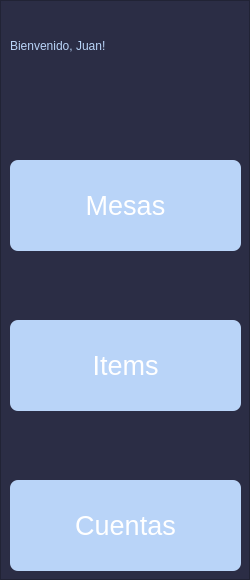
     <widget class="QFrame" name="fr_menu">
      <property name="minimumSize">
       <size>
        <width>250</width>
        <height>0</height>
       </size>
      </property>
      <property name="maximumSize">
       <size>
        <width>250</width>
        <height>16777215</height>
       </size>
      </property>
      <property name="styleSheet">
       <string notr="true">background-color: rgb(43, 45, 69);</string>
      </property>
      <property name="frameShape">
       <enum>QFrame::StyledPanel</enum>
      </property>
      <property name="frameShadow">
       <enum>QFrame::Raised</enum>
      </property>
      <widget class="QLabel" name="l_bienvenida">
       <property name="geometry">
        <rect>
         <x>10</x>
         <y>30</y>
         <width>231</width>
         <height>31</height>
        </rect>
       </property>
       <property name="styleSheet">
        <string notr="true">font: 16pt &quot;Noto Sans&quot;;
color: rgb(185, 212, 248)</string>
       </property>
       <property name="text">
        <string>Bienvenido, Juan!</string>
       </property>
      </widget>
      <widget class="QPushButton" name="bt_mesas">
       <property name="geometry">
        <rect>
         <x>10</x>
         <y>160</y>
         <width>231</width>
         <height>91</height>
        </rect>
       </property>
       <property name="font">
        <font>
         <pointsize>20</pointsize>
        </font>
       </property>
       <property name="styleSheet">
        <string notr="true">QPushButton {
	border-radius: 8px;
	background-color: rgb(185, 212, 248);
	color: rgb(255, 255, 255);
}

QPushButton:hover{
	
	background-color: rgb(101, 155, 219);
}</string>
       </property>
       <property name="text">
        <string>Mesas</string>
       </property>
       <property name="autoDefault">
        <bool>false</bool>
       </property>
      </widget>
      <widget class="QPushButton" name="bt_items">
       <property name="geometry">
        <rect>
         <x>10</x>
         <y>320</y>
         <width>231</width>
         <height>91</height>
        </rect>
       </property>
       <property name="font">
        <font>
         <pointsize>20</pointsize>
        </font>
       </property>
       <property name="styleSheet">
        <string notr="true">QPushButton {
	border-radius: 8px;
	background-color: rgb(185, 212, 248);
	color: rgb(255, 255, 255);
}

QPushButton:hover{
	
	background-color: rgb(101, 155, 219);
}</string>
       </property>
       <property name="text">
        <string>Items</string>
       </property>
       <property name="autoDefault">
        <bool>false</bool>
       </property>
      </widget>
      <widget class="QPushButton" name="bt_cuentas">
       <property name="geometry">
        <rect>
         <x>10</x>
         <y>480</y>
         <width>231</width>
         <height>91</height>
        </rect>
       </property>
       <property name="font">
        <font>
         <pointsize>20</pointsize>
        </font>
       </property>
       <property name="styleSheet">
        <string notr="true">QPushButton {
	border-radius: 8px;
	background-color: rgb(185, 212, 248);
	color: rgb(255, 255, 255);
}

QPushButton:hover{
	
	background-color: rgb(101, 155, 219);
}</string>
       </property>
       <property name="text">
        <string>Cuentas</string>
       </property>
       <property name="iconSize">
        <size>
         <width>40</width>
         <height>40</height>
        </size>
       </property>
       <property name="autoDefault">
        <bool>false</bool>
       </property>
      </widget>
     </widget>
